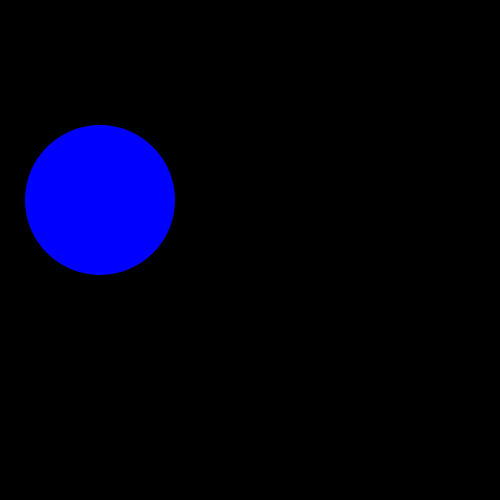
Frame 1 (no input)
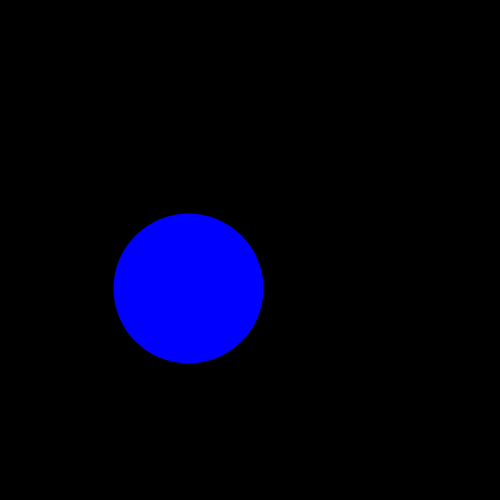
Frame 60 (no input)
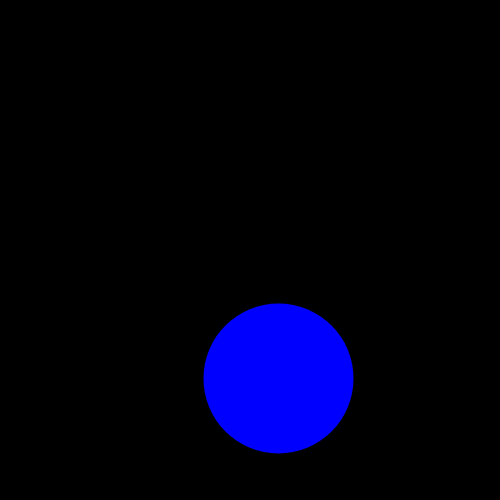
Frame 120 (the mouse pressed at the canvas centre since frame 60)

The p5.js sketch that drew these frames (run headless with seeded random() and noise() and a simulated clock; from frame 60 on, the mouse is pressed at the canvas centre):

// p5.js sketch
// ── sketch.js
//Շարժվող քառակուսի, պատերից անդրադարձում և գույնի փոփոխություն պատին կպնելուց հետո
let x = 100
let y = 200
let d = 150
let canvW = 500
let canvH = 500
let dirx = 1
let diry = 1

function setup() {
    createCanvas(canvW, canvH)
    noStroke()

}

function draw() {
    background("black")
    fill("blue")
    ellipse(x, y, d)
    
    if (x + d / 2 >= canvW) {
        dirx = -1
    }
    if (x - d / 2 <= 0) {
        dirx = 1
    }
    if (y + d / 2 >= canvH) {
        diry = -1
    }
    if (y - d / 3 <= 0) {
        diry = 1
    }
    x += dirx
    y += 0.5

    y += diry
    x += 0.5
}
